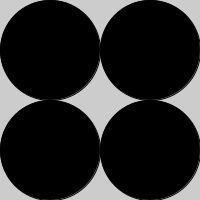
Frame 1 (no input)
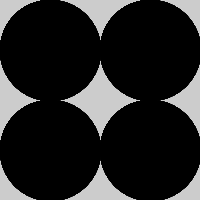
Frame 60 (the mouse pressed at the canvas centre just before this capture)
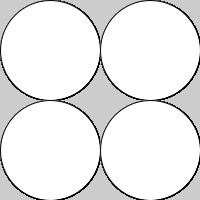
Frame 120 (the mouse held since frame 60 and released just before this capture)

The Processing sketch that drew these frames (run headless with seeded random() and noise(); from frame 60 on, the mouse is pressed at the canvas centre):

// Processing sketch: processing_156724
// ── processing_156724.pde


int diam = 100;


void setup() {
size(200,200);
fill(0);
}

void draw() 
{
 for(int i=diam/2; i<width; i+=diam)
  {
  for(int j=diam/2; j<height; j+=diam)
  {  

         float distance = dist(mouseX, mouseY, i, j); 
          if(mouseX<=diam/2)
            {
                fill(0);
                ellipse(i, j, diam, diam);
             }  
            else
            {
              fill(255);
              ellipse(i, j, diam, diam);
             }  


        }

}
}
